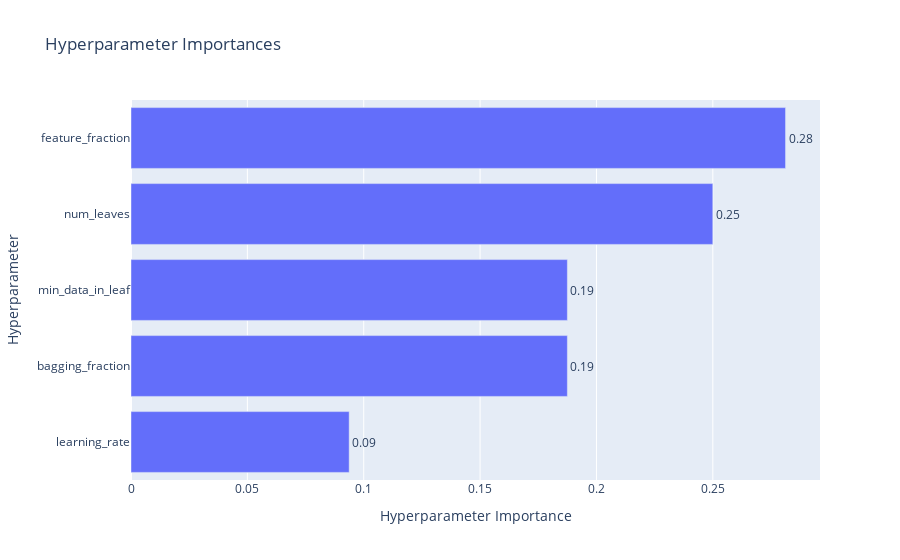

Here is the notebook cell this chart was saved with:
### Code cell
plot_param_importances(study_1)

### Figure 1 — Plotly figure (JSON) as saved in the notebook; plotly's stock layout.template omitted (floating-point values rounded to 4 significant figures)
{"data": [{"cliponaxis": false, "hovertemplate": ["learning_rate (FloatDistribution): 0.09375<extra></extra>", "bagging_fraction (FloatDistribution): 0.1875<extra></extra>", "min_data_in_leaf (IntDistribution): 0.1875<extra></extra>", "num_leaves (IntDistribution): 0.25<extra></extra>", "feature_fraction (FloatDistribution): 0.28125<extra></extra>"], "name": "Objective Value", "orientation": "h", "text": ["0.09", "0.19", "0.19", "0.25", "0.28"], "textposition": "outside", "type": "bar", "x": [0.09375, 0.1875, 0.1875, 0.25, 0.2812], "y": ["learning_rate", "bagging_fraction", "min_data_in_leaf", "num_leaves", "feature_fraction"]}], "layout": {"title": {"text": "Hyperparameter Importances"}, "xaxis": {"title": {"text": "Hyperparameter Importance"}}, "yaxis": {"title": {"text": "Hyperparameter"}}}}
